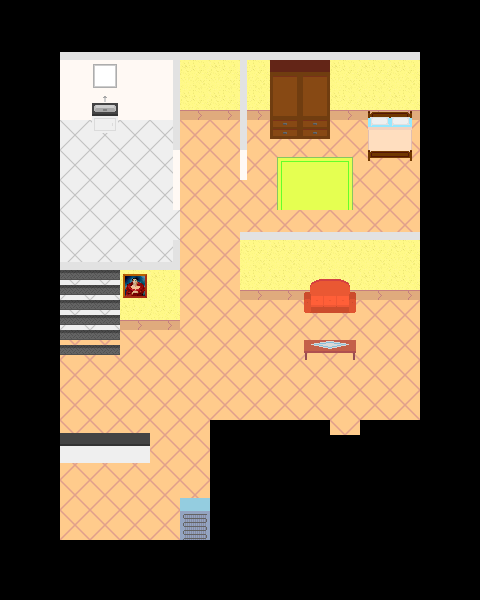

The image is a tile-based game level rendered from a .tmx file. Its description and source (layers, tilesets, objects; grid data summarised) follow:
An orthogonal 16x20 tile map with 30x30 px tiles, 2 tile layers (Camada de Tiles 1, Camada de Tiles 2), 1 hidden layer not drawn, 7 tilesets and 13 objects (6x 0, 2x 1, None, scene5, if0, ...).

<map version="1.2" tiledversion="1.3.0" orientation="orthogonal" renderorder="left-up" compressionlevel="0" width="16" height="20" tilewidth="30" tileheight="30" infinite="0" nextlayerid="12" nextobjectid="49">
 <properties>
  <property name="INTERIOR" value="1" />
  <property name="SIGNAL" type="int" value="3" />
 </properties>
 <tileset firstgid="1" source="../Tiles/Files/nature.tsx" />
 <tileset firstgid="50" source="../Tiles/Files/streets.tsx" />
 <tileset firstgid="141" name="buildings" tilewidth="30" tileheight="30" tilecount="48" columns="6">
  <image source="../Tiles/buildings.png" width="180" height="240" />
  <tile id="0">
   <properties>
    <property name="TYPE" value="wall" />
   </properties>
  </tile>
  <tile id="1">
   <properties>
    <property name="TYPE" value="wall" />
   </properties>
  </tile>
  <tile id="2">
   <properties>
    <property name="TYPE" value="wall" />
   </properties>
  </tile>
  <tile id="3">
   <properties>
    <property name="TYPE" value="wall" />
   </properties>
  </tile>
  <tile id="6">
   <properties>
    <property name="TYPE" value="wall" />
   </properties>
  </tile>
  <tile id="7">
   <properties>
    <property name="TYPE" value="wall" />
   </properties>
  </tile>
  <tile id="8">
   <properties>
    <property name="TYPE" value="wall" />
   </properties>
  </tile>
  <tile id="9">
   <properties>
    <property name="TYPE" value="wall" />
   </properties>
  </tile>
  <tile id="10">
   <properties>
    <property name="TYPE" value="wall" />
   </properties>
  </tile>
  <tile id="18">
   <properties>
    <property name="TYPE" value="wall" />
   </properties>
  </tile>
  <tile id="19">
   <properties>
    <property name="TYPE" value="wall" />
   </properties>
  </tile>
  <tile id="24">
   <properties>
    <property name="TYPE" value="wall" />
   </properties>
  </tile>
  <tile id="25">
   <properties>
    <property name="TYPE" value="wall" />
   </properties>
  </tile>
 </tileset>
 <tileset firstgid="189" source="../Tiles/Files/shop.tsx" />
 <tileset firstgid="245" source="../Tiles/Files/interior.tsx" />
 <tileset firstgid="317" source="../Tiles/Files/carpets.tsx" />
 <tileset firstgid="407" source="../Tiles/Files/furniture.tsx" />
 <layer id="1" name="Camada de Tiles 1" width="16" height="20">
  <data>[320 cells, 177 non-empty, 6 distinct tile ids]</data>
 </layer>
 <layer id="3" name="Camada de Tiles 2" width="16" height="20">
  <data>[320 cells, 68 non-empty, 38 distinct tile ids]</data>
 </layer>
 <layer id="5" name="Camada de Tiles 3" width="16" height="20" visible="0">
  <data>[320 cells, 177 non-empty, 2 distinct tile ids]</data>
 </layer>
 <objectgroup id="11" name="SIGNS" />
 <objectgroup id="10" name="PORTAL">
  <object id="34" name="portal_0" type="1" x="197" y="80" width="24" height="40">
   <properties>
    <property name="MAP" value="hauntedhouse_2" />
    <property name="MATCH" value="1" />
    <property name="MUSIC" value="outside" />
    <property name="PX" type="int" value="260" />
    <property name="PY" type="int" value="540" />
   </properties>
  </object>
  <object id="35" name="portal_1" type="1" x="328" y="427" width="34" height="14">
   <properties>
    <property name="MAP" value="hauntedhouse_1" />
    <property name="MATCH" value="0" />
    <property name="MUSIC" value="outside" />
    <property name="PX" type="int" value="400" />
    <property name="PY" type="int" value="100" />
   </properties>
  </object>
  <object id="36" name="portal_2" type="0" x="59" y="265.5" width="60" height="9">
   <properties>
    <property name="MAP" value="hauntedhouse_3" />
    <property name="MATCH" value="2" />
    <property name="PX" type="int" value="420" />
    <property name="PY" type="int" value="190" />
   </properties>
  </object>
 </objectgroup>
 <objectgroup id="9" name="LIGHTS" />
 <objectgroup id="7" name="NPC">
  <object id="40" name="npc_0" type="None" x="85.3333" y="130" width="39" height="20.3333">
   <properties>
    <property name="INDEX" value="000000" />
    <property name="WHO" value="HHJANE" />
   </properties>
  </object>
  <object id="30" name="npc_1" type="0" x="133" y="478">
   <properties>
    <property name="INDEX" value="041018" />
    <property name="WHO" value="HHBIANCA" />
   </properties>
   <point />
  </object>
  <object id="31" name="npc_2" type="0" x="283" y="399">
   <properties>
    <property name="INDEX" value="003004" />
    <property name="MOVE" value="horizontal" />
    <property name="WHO" value="AGENT 1" />
   </properties>
   <point />
  </object>
  <object id="32" name="npc_3" type="0" x="155" y="343">
   <properties>
    <property name="INDEX" value="004006" />
    <property name="WHO" value="AGENT 2" />
   </properties>
   <point />
  </object>
  <object id="33" name="npc_4" type="0" x="248" y="338">
   <properties>
    <property name="INDEX" value="005007" />
    <property name="WHO" value="DALIBOR" />
   </properties>
   <point />
  </object>
  <object id="29" name="npc_5" type="scene5" x="297.667" y="132" width="32" height="36">
   <properties>
    <property name="INDEX" value="000000" />
    <property name="WHO" value="HHMERCHANT" />
   </properties>
  </object>
  <object id="37" name="npc_6" type="if0" x="367" y="328">
   <properties>
    <property name="INDEX" value="051011" />
    <property name="WHO" value="HHLUCY" />
   </properties>
   <point />
  </object>
  <object id="38" name="npc_7" type="0" x="97" y="388">
   <properties>
    <property name="INDEX" value="031008" />
    <property name="WHO" value="HHDIEGO" />
   </properties>
   <point />
  </object>
  <object id="39" name="npc_8" type="scene2" x="60.3333" y="169.667" width="112.333" height="12.6667">
   <properties>
    <property name="INDEX" value="000000" />
    <property name="WHO" value="HHJANE" />
   </properties>
  </object>
  <object id="48" name="npc_9" type="if5" x="136" y="388">
   <properties>
    <property name="INDEX" value="021006" />
    <property name="WHO" value="HHRENAN" />
   </properties>
   <point />
  </object>
 </objectgroup>
</map>
